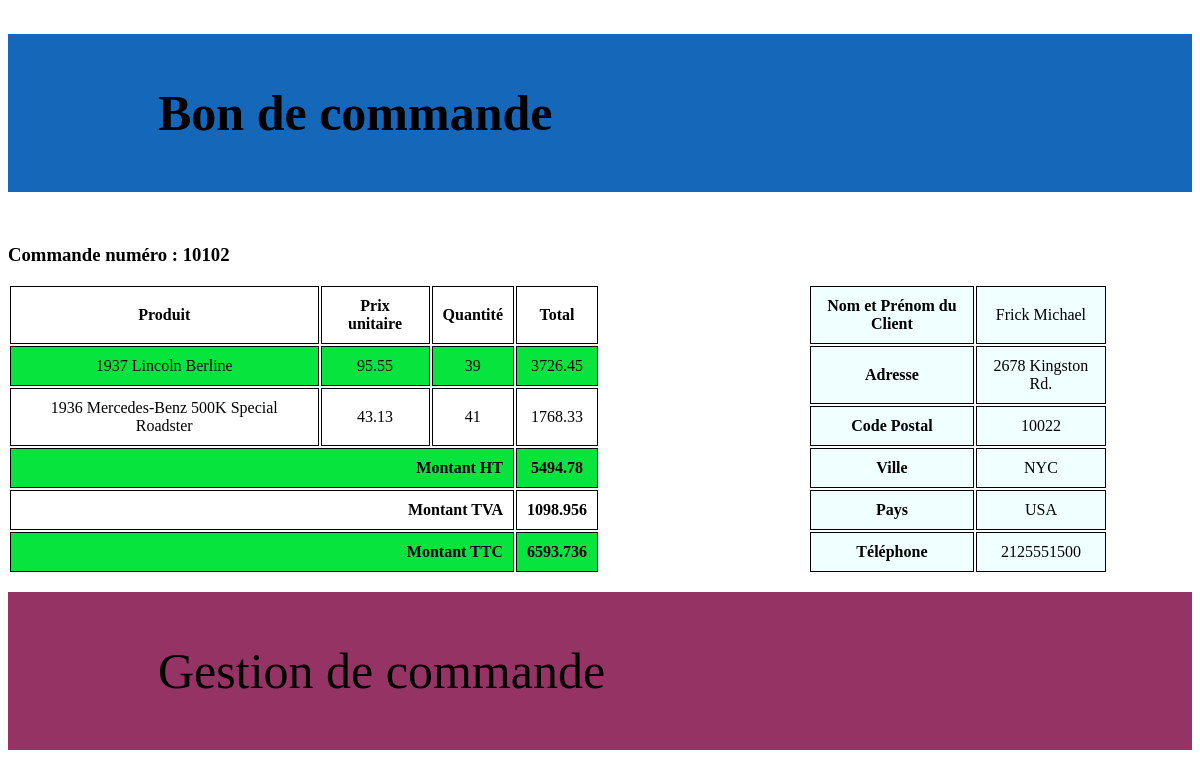
/Commande/detail_cmde.php?numcde=10102, run on the app's committed database.
### tables this page shows
CREATE TABLE IF NOT EXISTS `orderdetails` (
  `orderNumber` int(11) NOT NULL,
  `productCode` varchar(15) NOT NULL,
  `quantityOrdered` int(11) NOT NULL,
  `priceEach` double NOT NULL,
  `orderLineNumber` smallint(6) NOT NULL,
  PRIMARY KEY (`orderNumber`,`productCode`),
  KEY `productCode` (`productCode`)
);

CREATE TABLE IF NOT EXISTS `products` (
  `productCode` varchar(15) NOT NULL,
  `productName` varchar(70) NOT NULL,
  `productLine` varchar(50) NOT NULL,
  `productScale` varchar(10) NOT NULL,
  `productVendor` varchar(50) NOT NULL,
  `productDescription` text NOT NULL,
  `quantityInStock` smallint(6) NOT NULL,
  `buyPrice` double NOT NULL,
  `MSRP` double NOT NULL,
  PRIMARY KEY (`productCode`),
  KEY `productLine` (`productLine`)
);

CREATE TABLE IF NOT EXISTS `orders` (
  `orderNumber` int(11) NOT NULL,
  `orderDate` date NOT NULL,
  `requiredDate` date NOT NULL,
  `shippedDate` date DEFAULT NULL,
  `status` varchar(15) NOT NULL,
  `comments` text,
  `customerNumber` int(11) NOT NULL,
  PRIMARY KEY (`orderNumber`),
  KEY `customerNumber` (`customerNumber`)
);

CREATE TABLE IF NOT EXISTS `customers` (
  `customerNumber` int(11) NOT NULL,
  `customerName` varchar(50) NOT NULL,
  `contactLastName` varchar(50) NOT NULL,
  `contactFirstName` varchar(50) NOT NULL,
  `phone` varchar(50) NOT NULL,
  `addressLine1` varchar(50) NOT NULL,
  `addressLine2` varchar(50) DEFAULT NULL,
  `city` varchar(50) NOT NULL,
  `state` varchar(50) DEFAULT NULL,
  `postalCode` varchar(15) DEFAULT NULL,
  `country` varchar(50) NOT NULL,
  `salesRepEmployeeNumber` int(11) DEFAULT NULL,
  `creditLimit` double DEFAULT NULL,
  PRIMARY KEY (`customerNumber`),
  KEY `salesRepEmployeeNumber` (`salesRepEmployeeNumber`)
);

### Commande/detail_cmde.php (called while the page is built)
<?php
$cdeCliquee = $_GET['numcde'];
require('modele/fonctions.php');
$detailCde = detailCommande($cdeCliquee);
$detailClient = Client($cdeCliquee);
include('utilities/header.phtml');
include('template/detail_cmde.phtml');
include('utilities/footer.phtml');
?>

### Commande/modele/fonctions.php (called while the page is built, shortened)
<?php
	function connect ()
	{
		$pdo = new PDO
				(
				 'mysql:host=localhost;dbname=model',
				 'root',
				 '',
				 [
				 	PDO::ATTR_ERRMODE => PDO::ERRMODE_EXCEPTION,
				  	PDO::ATTR_DEFAULT_FETCH_MODE => PDO::FETCH_ASSOC
				  ]
				);
	$pdo->exec("SET NAMES UTF8");
	return $pdo;
	}
	function detailCommande($idcmde){
        $bd = connect();
        $query = $bd -> prepare("
		SELECT *, round(quantityOrdered*priceEach, 2) AS total
		FROM orderdetails
		INNER JOIN orders ON orders.orderNumber=orderdetails.orderNumber
		INNER JOIN products ON products.productCode=orderdetails.productCode
		WHERE orders.orderNumber = ?
		");
        $query -> execute([$idcmde]);
        $list = $query -> fetchAll();
        return $list;
	}
	function Client($idcmde){
		$bd = connect();
		$query = $bd -> prepare("
		SELECT *
		FROM customers
		INNER JOIN orders ON orders.customerNumber=customers.customerNumber
		WHERE orders.orderNumber= :numcde ");
		$query -> bindValue(':numcde', $idcmde);
		$query -> execute();
        $list = $query -> fetchAll();
        return $list;
	}

### Commande/template/detail_cmde.phtml (the view)
<main>
    <h3>Commande numéro : <?= $cdeCliquee; ?></h3>
    <table>
        <tr>
            <th>Produit</th><th>Prix unitaire</th><th>Quantité</th><th>Total</th>
        </tr>
        <?php
            $total = 0;
            foreach ($detailCde as $key => $value):
            $total+=$value['total'];
        ?>
        <tr>
            <td><?= $value['productName']; ?></td>
            <td><?= $value['priceEach']; ?></td>
            <td><?= $value['quantityOrdered']; ?></td>
            <td><?= $value['total']; ?></td>
        </tr>
        <?php endforeach; ?>
        <tr>
            <th colspan="3" class="montant">Montant HT</th>
            <th><?=$total;?></th>
        </tr>
        <tr>
            <th colspan="3" class="montant">Montant TVA</th>
            <th><?=$total*0.2;?></th>
        </tr>
        <tr>
            <th colspan="3" class="montant">Montant TTC</th>
            <th><?=$total+$total*0.2?></th>
        </tr>
    </table>
    <article>
        <table id="client_tb">
            <?php
                foreach($detailClient as $key => $value):
            ?>
            <tr>
                <th>Nom et Prénom du Client</th>
                <td><?= $value['contactLastName']. ' ' .$value['contactFirstName'];?></td>
            </tr>
            <tr>
                <th>Adresse</th>
                <td><?= $value['addressLine1'];?></td>
            </tr>
            <tr>
                <th>Code Postal</th>
                <td><?= $value['postalCode'];?></td>
            </tr>
            <tr>
                <th>Ville</th>
                <td><?= $value['city'];?></td>
            </tr>
            <tr>
                <th>Pays</th>
                <td><?= $value['country'];?></td>
            </tr>
            <tr>
                <th>Téléphone</th>
                <td><?= $value['phone'];?></td>
            </tr>
            <?php endforeach ?>
        </table>
    </article>
    <br>
</main>

### Commande/css/style.css (style rules this page uses)
th, td { padding: 10px; border: solid 1px; }
tr:nth-child(even) { background-color: #07e43e; }
main { display: inline-grid; width: 100%; }
table { text-align: center; position: relative; width: 50%; }
article { position: fixed; margin-left: 800px; margin-top: 59px; width: 50%; }
.montant { text-align: right; }
#client_tb tr { background-color: azure; }

### data on the page
orderdetails: productCode.productName "1937 Lincoln Berline", priceEach "95.55", quantityOrdered "39", total "3726.45"
orderdetails: productCode.productName "1936 Mercedes-Benz 500K Special Roadster", priceEach "43.13", quantityOrdered "41", total "1768.33"
orders: customerNumber.contactLastName "Frick", customerNumber.contactFirstName "Michael", customerNumber.addressLine1 "2678 Kingston Rd.", customerNumber.postalCode "10022", customerNumber.city "NYC", customerNumber.country "USA", customerNumber.phone "2125551500"

### other printed values
$cdeCliquee "10102"
$total "5494.78"
$total*0.2 "1098.956"
$total+$total*0.2 "6593.736"
